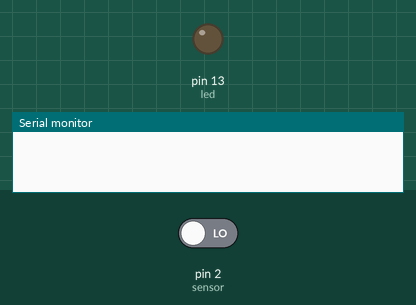
This sketch was run on a simulated Arduino Uno, built with avr-gcc and run on an emulated ATmega328P. On the bench: output pins drawn as LEDs (lit = HIGH), the last lines printed to the serial monitor. The test bench sets the inputs (shaded band); at power-on: pin 2 (sensor) LOW.

Above: at 1.2 s.
1.3 s: pin 2 (sensor) driven HIGH
At 1.9 s:
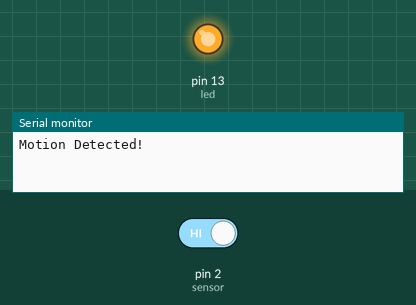
2.8 s: pin 2 (sensor) driven LOW
At 4.2 s:
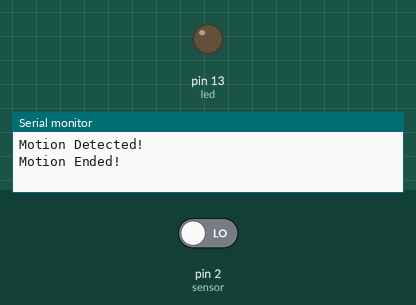
Timing chart, 0 to 5.8 s (numbered marks = the images above; inputs shaded):
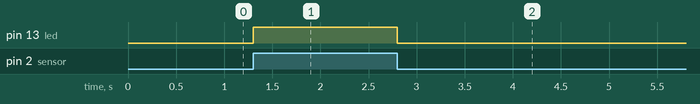

Measured:
- after the input at 1.3 s, pin 13 (led): LOW → HIGH at once
- after the input at 2.8 s, pin 13 (led): HIGH → LOW at once

The sketch:

Interfacing_PIR_sensor_with_Arduino_Uno.ino
```cpp
int led = 13;
int sensor = 2;

int value = 0;
int State = LOW;

void setup() {
  pinMode(led, OUTPUT);
  pinMode(sensor, INPUT);
  Serial.begin(9600);
}

void loop() {

  value = digitalRead(sensor);

  if (value == HIGH) {
    digitalWrite(led, HIGH);

    if (State == LOW) {
      Serial.println("Motion Detected!");
      State = HIGH;
    }
  }else{
    digitalWrite(led, LOW);

    if(State == HIGH){
      Serial.println("Motion Ended!");
      State = LOW;
      }
    }
}
```
